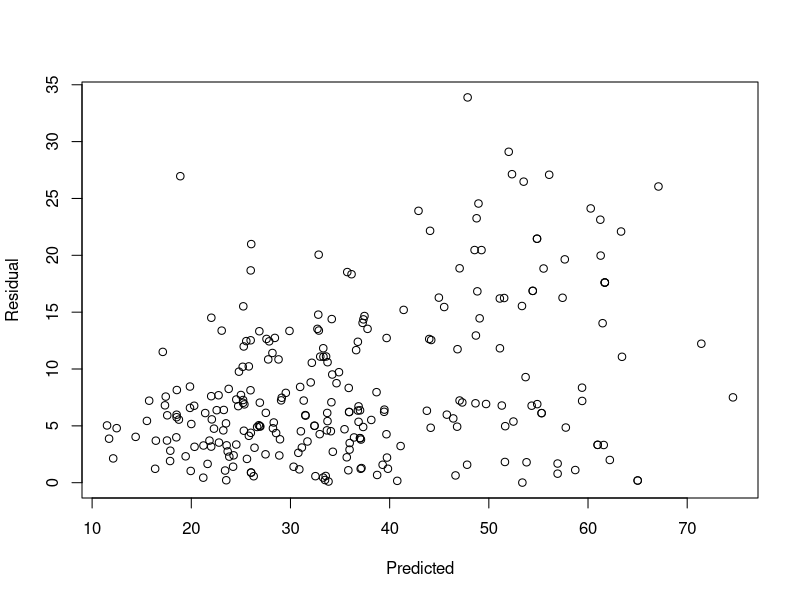

The R source for this figure:
#linear regression model on concrete data
data = read.csv("Concrete_Data.csv")
size=nrow(data)*(0.75)
t=sample(1:nrow(data),size)

train = data[t,]

test = data[-(t),]

lm_model= lm(CCS~.,data = train)

#plot(Boston$lstat,Boston$medv,xlab = "Variable",ylab = "response")
#abline(lm_model)
pred= predict(lm_model,test[,-9])

residual= c()
pred_v=c()

for(i in 1:nrow(test))
{
  t= abs(test[i,9]-pred[i])
  residual= c(residual,t)
  pred_v= c(pred_v,pred[[i]])
}

plot(pred_v,residual,xlab = 'Predicted',ylab = 'Residual')
print(summary(lm_model))